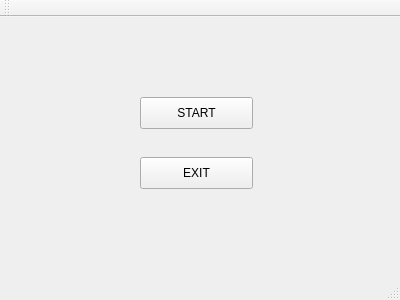
<?xml version="1.0" encoding="UTF-8"?>
<ui version="4.0">
 <class>MainWindow</class>
 <widget class="QMainWindow" name="MainWindow">
  <property name="geometry">
   <rect>
    <x>0</x>
    <y>0</y>
    <width>400</width>
    <height>300</height>
   </rect>
  </property>
  <property name="windowTitle">
   <string>MainWindow</string>
  </property>
  <widget class="QWidget" name="centralWidget">
   <widget class="QPushButton" name="startButton">
    <property name="geometry">
     <rect>
      <x>140</x>
      <y>80</y>
      <width>113</width>
      <height>32</height>
     </rect>
    </property>
    <property name="text">
     <string>START</string>
    </property>
   </widget>
   <widget class="QPushButton" name="endButton">
    <property name="geometry">
     <rect>
      <x>140</x>
      <y>140</y>
      <width>113</width>
      <height>32</height>
     </rect>
    </property>
    <property name="text">
     <string>EXIT</string>
    </property>
   </widget>
  </widget>
  <widget class="QMenuBar" name="menuBar">
   <property name="geometry">
    <rect>
     <x>0</x>
     <y>0</y>
     <width>400</width>
     <height>22</height>
    </rect>
   </property>
  </widget>
  <widget class="QToolBar" name="mainToolBar">
   <attribute name="toolBarArea">
    <enum>TopToolBarArea</enum>
   </attribute>
   <attribute name="toolBarBreak">
    <bool>false</bool>
   </attribute>
  </widget>
  <widget class="QStatusBar" name="statusBar"/>
 </widget>
 <layoutdefault spacing="6" margin="11"/>
 <resources/>
 <connections/>
</ui>
